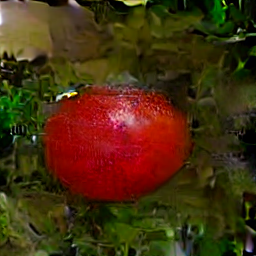
#> input picture gallery/20250919_025217_a_beautiful_red_apple.png, 256 x 256 px
$ python advanced_sketch_generator.py --action sample --image gallery/20250919_025217_a_beautiful_red_apple.png   (older library calls are emulated)
#> lines starting #> are read from the running program, lines starting #| are printed output that depends on the picture
#!/usr/bin/env python3
"""
Advanced sketch generation methods for more realistic sketches
"""

import os
import cv2
import numpy as np
from PIL import Image, ImageFilter, ImageEnhance
from tqdm import tqdm
from pathlib import Path
import argparse

def method_canny_basic(image):
    """Basic Canny edge detection (current method)"""
    img_np = np.array(image.convert('RGB'))
    gray = cv2.cvtColor(img_np, cv2.COLOR_RGB2GRAY)
    blurred = cv2.GaussianBlur(gray, (5, 5), 0)
    edges = cv2.Canny(blurred, 50, 150)
    sketch = 255 - edges
    return Image.fromarray(sketch, mode='L')

def method_canny_enhanced(image):
    """Enhanced Canny with better preprocessing"""
    img_np = np.array(image.convert('RGB'))
    gray = cv2.cvtColor(img_np, cv2.COLOR_RGB2GRAY)

    # Enhanced preprocessing
    # 1. Bilateral filter to preserve edges while smoothing
    filtered = cv2.bilateralFilter(gray, 9, 75, 75)

    # 2. Adaptive histogram equalization
    clahe = cv2.createCLAHE(clipLimit=2.0, tileGridSize=(8,8))
    enhanced = clahe.apply(filtered)

    # 3. Multiple Canny with different thresholds, then combine
    edges1 = cv2.Canny(enhanced, 30, 100)
    edges2 = cv2.Canny(enhanced, 50, 150)
    edges3 = cv2.Canny(enhanced, 70, 200)

    # Combine edges
    combined = cv2.bitwise_or(edges1, cv2.bitwise_or(edges2, edges3))

    # Morphological operations to connect broken edges
    kernel = np.ones((2,2), np.uint8)
    connected = cv2.morphologyEx(combined, cv2.MORPH_CLOSE, kernel)

    sketch = 255 - connected
    return Image.fromarray(sketch, mode='L')

def method_contour_based(image):
    """Contour-based sketch generation (more shape-aware)"""
    img_np = np.array(image.convert('RGB'))
    gray = cv2.cvtColor(img_np, cv2.COLOR_RGB2GRAY)

    # Smooth the image
    blurred = cv2.GaussianBlur(gray, (7, 7), 0)

    # Create binary image with adaptive threshold
    binary = cv2.adaptiveThreshold(blurred, 255, cv2.ADAPTIVE_THRESH_MEAN_C, cv2.THRESH_BINARY, 11, 2)

    # Find contours
    contours, _ = cv2.findContours(binary, cv2.RETR_EXTERNAL, cv2.CHAIN_APPROX_SIMPLE)

    # Create sketch canvas
    sketch = np.ones_like(gray) * 255

    # Draw contours with varying thickness
    for contour in contours:
        area = cv2.contourArea(contour)
        if area > 100:  # Filter small noise
            # Thickness based on contour size
            thickness = max(1, int(np.sqrt(area) / 50))
            cv2.drawContours(sketch, [contour], -1, 0, thickness)

    return Image.fromarray(sketch, mode='L')

def method_pencil_sketch(image):
    """Simulate pencil sketch style"""
    img_np = np.array(image.convert('RGB'))
    gray = cv2.cvtColor(img_np, cv2.COLOR_RGB2GRAY)

    # Invert the image
    inverted = 255 - gray

    # Apply Gaussian blur
    blurred = cv2.GaussianBlur(inverted, (21, 21), 0)

    # Invert the blurred image
    inverted_blur = 255 - blurred

    # Create pencil sketch by dividing gray by inverted blur
    sketch = cv2.divide(gray, inverted_blur, scale=256.0)

    # Enhance contrast
    sketch = cv2.convertScaleAbs(sketch, alpha=1.2, beta=10)

    return Image.fromarray(sketch, mode='L')

def method_stylized_edges(image):
    """Stylized edges with multiple techniques combined"""
    img_np = np.array(image.convert('RGB'))
    gray = cv2.cvtColor(img_np, cv2.COLOR_RGB2GRAY)

    # Method 1: Laplacian edges
    laplacian = cv2.Laplacian(gray, cv2.CV_64F)
    laplacian = np.uint8(np.absolute(laplacian))

    # Method 2: Sobel edges
    sobelx = cv2.Sobel(gray, cv2.CV_64F, 1, 0, ksize=3)
    sobely = cv2.Sobel(gray, cv2.CV_64F, 0, 1, ksize=3)
    sobel = np.sqrt(sobelx**2 + sobely**2)
    sobel = np.uint8(sobel)

    # Method 3: Canny
    canny = cv2.Canny(gray, 50, 150)

    # Combine all methods
    combined = cv2.bitwise_or(laplacian, cv2.bitwise_or(sobel, canny))

    # Apply morphological operations for better connection
    kernel = cv2.getStructuringElement(cv2.MORPH_ELLIPSE, (3,3))
    combined = cv2.morphologyEx(combined, cv2.MORPH_CLOSE, kernel)

    # Invert for white lines on black background
    sketch = 255 - combined

    return Image.fromarray(sketch, mode='L')

def method_artistic_sketch(image):
    """Most artistic and hand-drawn looking method"""
    img_np = np.array(image.convert('RGB'))

    # Convert to grayscale
    gray = cv2.cvtColor(img_np, cv2.COLOR_RGB2GRAY)

    # Create a sketch using multiple edge detection techniques
    # 1. Edge detection with bilateral filtering
    bilateral = cv2.bilateralFilter(gray, 15, 75, 75)
    edges = cv2.adaptiveThreshold(bilateral, 255, cv2.ADAPTIVE_THRESH_MEAN_C, cv2.THRESH_BINARY, 7, 7)

    # 2. Apply morphological operations to make it look more hand-drawn
    kernel = np.ones((2,2), np.uint8)
    edges = cv2.morphologyEx(edges, cv2.MORPH_CLOSE, kernel)
    edges = cv2.morphologyEx(edges, cv2.MORPH_OPEN, kernel)

    # 3. Add some texture by combining with Canny
    canny = cv2.Canny(bilateral, 50, 150)

    # Combine adaptive threshold and canny
    sketch = cv2.bitwise_and(edges, 255 - canny)

    # 4. Add some randomness to make it look more hand-drawn
    noise = np.random.randint(0, 25, gray.shape).astype(np.uint8)
    sketch = cv2.addWeighted(sketch, 0.9, noise, 0.1, 0)

    return Image.fromarray(sketch, mode='L')

# Dictionary of available methods
SKETCH_METHODS = {
    'canny_basic': method_canny_basic,
    'canny_enhanced': method_canny_enhanced,
    'contour': method_contour_based,
    'pencil': method_pencil_sketch,
    'stylized': method_stylized_edges,
    'artistic': method_artistic_sketch,
}

def generate_sample_sketches(image_path, output_dir):
    """Generate sample sketches using all methods for comparison"""
#> called with output_dir = 'sketch_samples'
    image = Image.open(image_path).convert('RGB')
#> image is the input picture: PIL image 256x256 RGB; mean R, G, B 70.1, 46.2, 15.3
    output_path = Path(output_dir)
    output_path.mkdir(exist_ok=True)

    filename = Path(image_path).stem

    # Save original
    image.save(output_path / f"{filename}_original.jpg")

    # Generate sketches with all methods
    for method_name, method_func in SKETCH_METHODS.items():
        try:
            sketch = method_func(image)
            sketch.save(output_path / f"{filename}_{method_name}.png")
            print(f"✅ Generated {method_name} sketch")
        except Exception as e:
            print(f"❌ Error with {method_name}: {e}")
#> this loop made 6 passes
#> pass 1, in method_canny_basic, `gray = cv2.cvtColor(img_np, cv2.COLOR_RGB2GRAY)`:
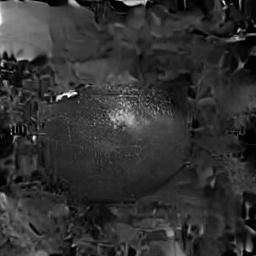
#> gray: shape (256, 256); min 0, max 253, mean 49.8
#> pass 1, in method_canny_basic, `edges = cv2.Canny(blurred, 50, 150)`:
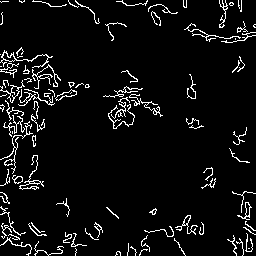
#> edges: shape (256, 256); 6% white in thin lines or dots
#> after the loop:
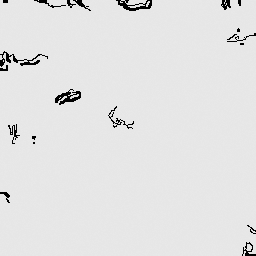
#> sketch: PIL image 256x256 L; min 0, max 232, mean 226.5

# [63 lines left out: function regenerate_sketches_with_method, not called in this run]

def main():
    parser = argparse.ArgumentParser(description="Advanced sketch generation for fruit dataset")
    parser.add_argument("--action", choices=['sample', 'regenerate'], required=True,
                       help="Action to perform")
    parser.add_argument("--image", help="Single image for sampling (required for sample action)")
    parser.add_argument("--dataset", default="my-fruit-dataset",
                       help="Dataset directory")
    parser.add_argument("--sketches", default="my-fruit-dataset-sketches",
                       help="Sketches output directory")
    parser.add_argument("--method", choices=list(SKETCH_METHODS.keys()),
                       default="artistic", help="Sketch generation method")
    parser.add_argument("--output", default="sketch_samples",
                       help="Output directory for samples")

    args = parser.parse_args()

    if args.action == 'sample':
        if not args.image:
            print("❌ --image required for sample action")
            return 1
        if not os.path.exists(args.image):
            print(f"❌ Image not found: {args.image}")
            return 1
        generate_sample_sketches(args.image, args.output)
        print(f"\n💡 Check {args.output} directory to compare different sketch methods")
        print(f"💡 To regenerate all sketches with your preferred method:")
        print(f"   python advanced_sketch_generator.py --action regenerate --method <method_name>")

    elif args.action == 'regenerate':
        if not os.path.exists(args.dataset):
            print(f"❌ Dataset not found: {args.dataset}")
            return 1
        regenerate_sketches_with_method(args.dataset, args.sketches, args.method)
        print(f"\n💡 Updated sketches can now be used for training!")

    return 0

if __name__ == "__main__":
    exit(main())
#> (the program exits here)
